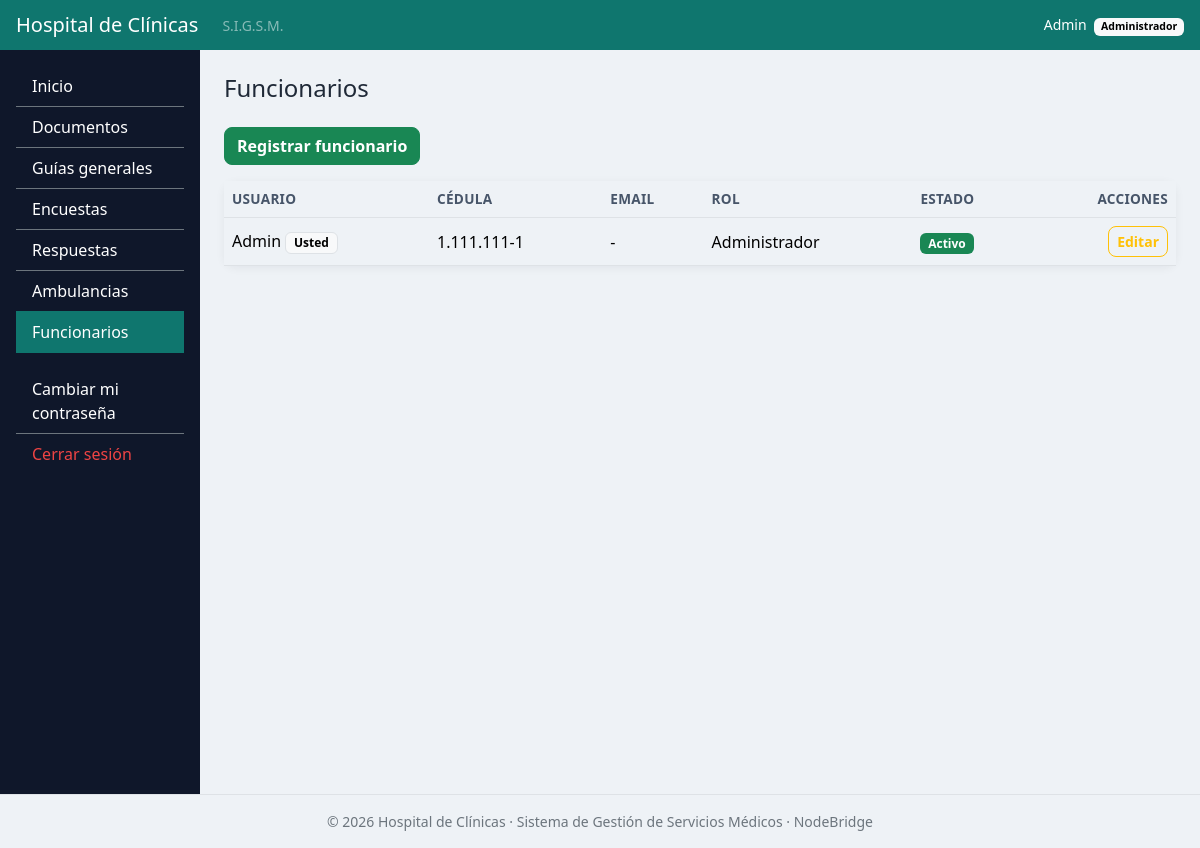
/funcionarios/index.php (signed in), run on the app's committed database.
### tables this page shows
CREATE TABLE `funcionario` (
  `id_funcionario` INT AUTO_INCREMENT PRIMARY KEY,
  `nombre` VARCHAR(50) NOT NULL UNIQUE,           
  `contrasena` VARCHAR(255) NOT NULL,             
  `id_rol` INT NOT NULL,
  `activo` TINYINT(1) NOT NULL DEFAULT 1,         
  `email` VARCHAR(70) NULL UNIQUE,
  `cedula` VARCHAR(8) NULL UNIQUE,                 
  `debe_cambiar_clave` TINYINT(1) NOT NULL DEFAULT 0,   
  CONSTRAINT `fk_funcionario_rol` FOREIGN KEY (`id_rol`) REFERENCES `rol` (`id_rol`)
);

CREATE TABLE `rol` (
  `id_rol` INT NOT NULL PRIMARY KEY,
  `nombre_rol` VARCHAR(40) NOT NULL
);

### includes/helpers.php (called while the page is built, shortened)
<?php
function base_url(): string
{
    $manual = getenv('BASE_URL');
    $raiz = str_replace('\\', '/', (string) realpath(__DIR__ . '/..')) . '/';
    $script = str_replace('\\', '/', (string) realpath((string) ($_SERVER['SCRIPT_FILENAME'] ?? '')));
    $urlScript = (string) parse_url((string) ($_SERVER['SCRIPT_NAME'] ?? ''), PHP_URL_PATH);
    if ($script !== '' && strpos($script, $raiz) === 0) {
        $relativa = '/' . substr($script, strlen($raiz));
        if (substr($urlScript, -strlen($relativa)) === $relativa) {
            return rtrim(substr($urlScript, 0, -strlen($relativa)), '/');
        }
    }
    return '';
}
function url(string $ruta = ''): string
{
    return base_url() . '/' . ltrim($ruta, '/');
}
function h(?string $texto): string
{
    return htmlspecialchars((string) $texto, ENT_QUOTES, 'UTF-8');
}
function nombre_visible(?string $nombre): string
{
    $n = trim((string) $nombre);
    if (function_exists('mb_substr')) {
        return mb_strtoupper(mb_substr($n, 0, 1, 'UTF-8'), 'UTF-8') . mb_substr($n, 1, null, 'UTF-8');
    }
    return ucfirst($n);
}
function formatear_cedula(?string $cedula): string
{
    $cuerpo = ltrim(substr($cedula, 0, 7), '0');
    $cuerpo = strrev(implode('.', str_split(strrev($cuerpo), 3)));
    return $cuerpo . '-' . $cedula[7];
}

### includes/conexion.php (called while the page is built, shortened)
<?php
function env_o(string $clave, string $porDefecto): string
{
    $valor = getenv($clave);
    return ($valor === false || $valor === '') ? $porDefecto : $valor;
}
function db(): PDO
{
    static $pdo = null;
    if ($pdo !== null) {
        return $pdo;
    }
    $dsn = env_o('DB_DSN', sprintf(
        'mysql:host=%s;port=%s;dbname=%s;charset=utf8mb4',
        env_o('DB_HOST', '127.0.0.1'),
        env_o('DB_PORT', '3306'),
        env_o('DB_NAME', 'sigsm')
    ));
    try {
        $pdo = new PDO($dsn, env_o('DB_USER', 'root'), env_o('DB_PASS', ''), [
            PDO::ATTR_ERRMODE => PDO::ERRMODE_EXCEPTION,
            PDO::ATTR_DEFAULT_FETCH_MODE => PDO::FETCH_ASSOC,
            PDO::ATTR_EMULATE_PREPARES => false,
        ]);
    } catch (PDOException $e) {
        error_log('[sigsm] No se pudo conectar a la base: ' . $e->getMessage());
        http_response_code(500);
        exit('No se pudo conectar a la base de datos. Verifique que MySQL esté iniciado y que la base "sigsm" esté importada.');
    }
    return $pdo;
}

### includes/auth.php (called while the page is built, shortened)
<?php
require_once __DIR__ . '/conexion.php';
require_once __DIR__ . '/helpers.php';
function usuario_actual(): ?array
{
    static $usuario = false;
    if ($usuario !== false) {
        return $usuario;
    }
    $usuario = null;
    $id = (int) ($_SESSION['id_funcionario'] ?? 0);
    if ($id > 0) {
        $st = db()->prepare(
            'SELECT f.id_funcionario, f.nombre, f.email, f.id_rol, f.debe_cambiar_clave, r.nombre_rol
               FROM funcionario f
               JOIN rol r ON r.id_rol = f.id_rol
              WHERE f.id_funcionario = ? AND f.activo = 1'
        );
        $st->execute([$id]);
        $usuario = $st->fetch() ?: null;
    }
    return $usuario;
}
function es_admin(): bool
{
    $u = usuario_actual();
    return $u !== null && (int) $u['id_rol'] === ROL_ADMIN;
}
function requerir_login(): array
{
    $u = usuario_actual();
    return $u;
}
function requerir_admin(): array
{
    $u = requerir_login();
    return $u;
}

### funcionarios/index.php (the view, shortened to what this page needs)
<?php
require_once __DIR__ . '/../includes/auth.php';
require_once __DIR__ . '/../includes/layout.php';
$yo = requerir_admin();
$funcionarios = db()->query(
    'SELECT f.id_funcionario, f.nombre, f.email, f.cedula, f.activo, r.nombre_rol
       FROM funcionario f
       JOIN rol r ON r.id_rol = f.id_rol
      ORDER BY f.activo DESC, f.nombre'
)->fetchAll();
encabezado('Funcionarios', 'funcionarios');
?>
<div class="mb-3">
    <a class="btn btn-success" href="<?= h(url('funcionarios/formulario.php')) ?>">Registrar funcionario</a>
</div>
<div class="card">
    <div class="table-responsive">
        <table class="table table-hover align-middle mb-0 tabla-acciones">
            <thead>
                <tr><th>Usuario</th><th>Cédula</th><th>Email</th><th>Rol</th><th>Estado</th><th class="text-end">Acciones</th></tr>
            </thead>
            <tbody>
            <?php foreach ($funcionarios as $f):
                $id = (int) $f['id_funcionario'];
                $esYo = $id === (int) $yo['id_funcionario']; ?>
                <tr<?= $f['activo'] ? '' : ' class="table-secondary text-secondary"' ?>>
                    <td><?= h(nombre_visible($f['nombre'])) ?><?= $esYo ? ' <span class="badge text-bg-light border">Usted</span>' : '' ?></td>
                    <td class="text-nowrap"><?= $f['cedula'] ? h(formatear_cedula($f['cedula'])) : '<span class="badge text-bg-warning">Falta</span>' ?></td>
                    <td><?= $f['email'] ? h($f['email']) : '-' ?></td>
                    <td><?= h($f['nombre_rol']) ?></td>
                    <td><?= $f['activo'] ? '<span class="badge text-bg-success">Activo</span>' : '<span class="badge text-bg-secondary">De baja</span>' ?></td>
                    <td class="text-end text-nowrap">
                        <a class="btn btn-sm btn-outline-warning" href="<?= h(url('funcionarios/formulario.php?id=' . $id)) ?>">Editar</a>
                    </td>
                </tr>
            <?php endforeach; ?>
            </tbody>
        </table>
    </div>
</div>
<?php pie(); ?>

### includes/layout.php (shortened to what this page needs)
<?php
function bootstrap_css(): string
{
    return 'https://cdn.jsdelivr.net/npm/bootstrap@5.3.3/dist/css/bootstrap.min.css';
}
function opciones_menu(): array
{
    return [
        'panel'        => ['Inicio',        'panel.php',                false],
        'documentos'   => ['Documentos',    'documentos/index.php',     false],
        'guias'        => ['Guías generales', 'documentos/index.php?tipo=guias', false],
        'encuestas'    => ['Encuestas',     'encuestas/index.php',      true],
        'respuestas'   => ['Respuestas',    'encuestas/respuestas.php', true],
        'ambulancias'  => ['Ambulancias',   'ambulancias/index.php',    false],
        'funcionarios' => ['Funcionarios',  'funcionarios/index.php',   true],
    ];
}
function encabezado(string $titulo, string $activo): void
{
    $u = usuario_actual();
    ?>
<!DOCTYPE html>
<html lang="es">
<head>
    <link href="<?= h(bootstrap_css()) ?>" rel="stylesheet">
    <link href="<?= h(url('assets/css/estilos.css')) ?>" rel="stylesheet">
</head>
<body>
<header class="navbar navbar-dark bg-primary px-3 py-2">
    <div class="d-flex align-items-center gap-2">
        <a class="navbar-brand mb-0 h1 fs-5" href="<?= h(url('panel.php')) ?>">Hospital de Clínicas</a>
        <span class="text-white-50 small d-none d-sm-inline">S.I.G.S.M.</span>
    </div>
    <?php if ($u): ?>
        <div class="text-white small text-end">
            <?= h(nombre_visible($u['nombre'])) ?>
            <span class="badge text-bg-light ms-1"><?= h($u['nombre_rol']) ?></span>
        </div>
    <?php endif; ?>
</header>
<div class="container-fluid">
    <div class="row">
        <?php if ($u): ?>
        <nav id="menu-lateral" class="col-md-3 col-lg-2 bg-dark collapse d-md-block p-3 menu-lateral">
            <div class="list-group list-group-flush">
                <?php foreach (opciones_menu() as $clave => [$texto, $ruta, $soloAdmin]): ?>
                    <a href="<?= h(url($ruta)) ?>"
                       class="list-group-item list-group-item-action bg-dark text-white border-secondary<?= $clave === $activo ? ' active' : '' ?>">
                        <?= h($texto) ?>
                    </a>
                <?php endforeach; ?>
                <a href="<?= h(url('cambiar_clave.php')) ?>"
                   class="list-group-item list-group-item-action bg-dark text-white border-secondary mt-3">Cambiar mi contraseña</a>
                <a href="<?= h(url('logout.php')) ?>"
                   class="list-group-item list-group-item-action bg-dark text-danger border-secondary">Cerrar sesión</a>
            </div>
        </nav>
        <?php endif; ?>
        <main class="<?= $u ? 'col-md-9 col-lg-10' : 'col-12' ?> p-4">
            <h1 class="h4 mb-4"><?= h($titulo) ?></h1>
<?php
}
function pie(): void
{
    ?>
        </main>
    </div>
</div>
<footer class="text-center text-secondary small py-3 border-top">
    © 2026 Hospital de Clínicas · Sistema de Gestión de Servicios Médicos · NodeBridge
</footer>
</body>
</html>
<?php
}

### assets/css/estilos.css (style rules this page uses)
:root { --color-primario: #0f766e; --color-primario-hover: #115e59; --color-fondo: #eef2f6; --color-texto: #1f2937; --color-borde: #cbd5e1; --color-error: #ef4444; --bs-primary: #0f766e; --bs-primary-rgb: 15, 118, 110; --bs-link-color: #0f766e; --bs-link-color-rgb: 15, 118, 110; --bs-link-hover-color: #115e59; --bs-link-hover-color-rgb: 17, 94, 89; --bs-body-color: #1f2937; --bs-body-color-rgb: 31, 41, 55; --bs-body-bg: #eef2f6; --bs-body-bg-rgb: 238, 242, 246; --bs-danger: #ef4444; --bs-danger-rgb: 239, 68, 68; }
body { background-color: var(--color-fondo); color: var(--color-texto); }
.btn { --bs-btn-border-radius: 8px; font-weight: 600; }
.card { border: none; border-radius: 12px; box-shadow: 0 2px 10px rgba(15, 23, 42, 0.06); }
.table { --bs-table-hover-bg: #f1f7f6; }
.table > thead th { color: #475569; font-weight: 600; font-size: 0.85rem; text-transform: uppercase; letter-spacing: 0.02em; }
.menu-lateral { --bs-dark-rgb: 15, 23, 42; }
@media (min-width: 768px) { .menu-lateral { min-height: calc(100vh - 56px); } }
.menu-lateral .list-group-item.active { background-color: var(--color-primario) !important; border-color: var(--color-primario) !important; }

### data on the page
funcionario: nombre "Admin", id_rol.nombre_rol "Administrador", shows "Usted", cedula "1.111.111-1", activo "Activo"

### other printed values
$texto "Inicio"
$texto "Documentos"
$texto "Guías generales"
$texto "Encuestas"
$texto "Respuestas"
$texto "Ambulancias"
$texto "Funcionarios"
$titulo "Funcionarios"
